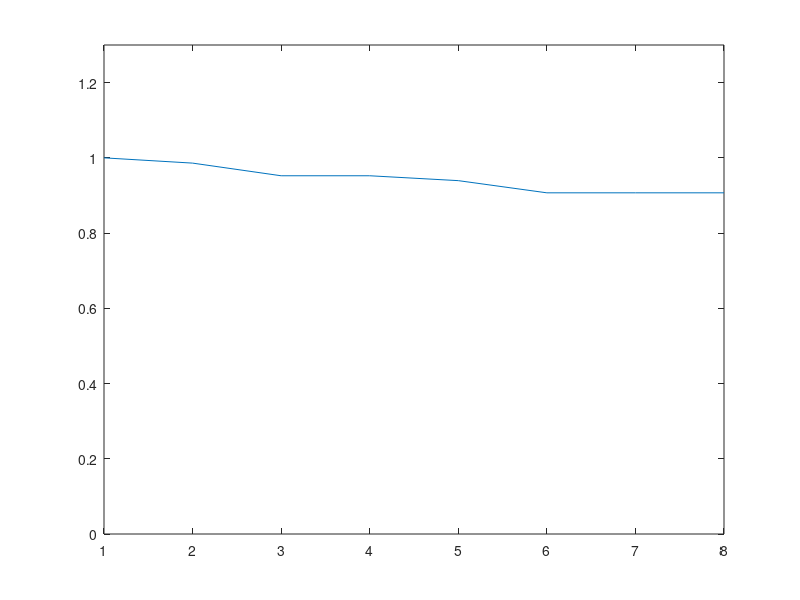
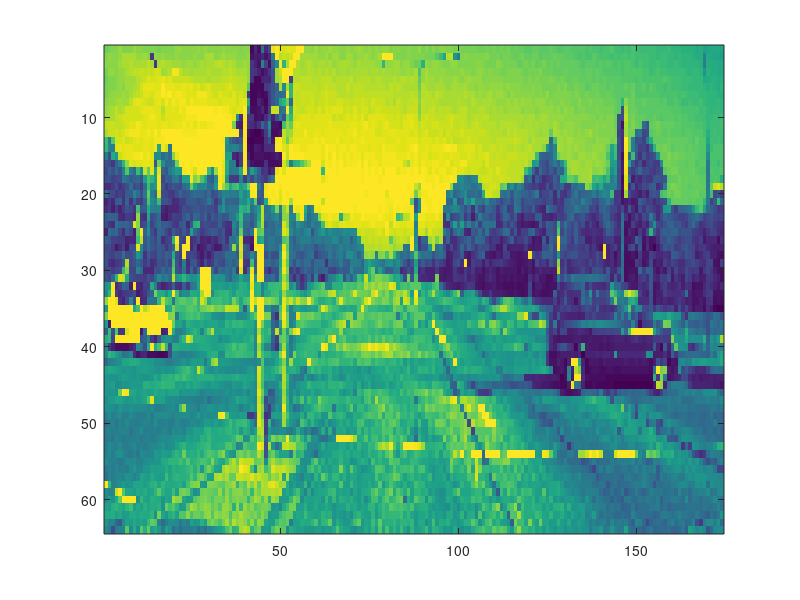

These figures' MATLAB source, in order: (Note: this script raises an error after producing the figures.)
load('data_TEsteDarpa2.dat')


graph = plot(vc,vd);
ylim([0 1.3]);
saveas (gcf ,'graph.eps');

figure;
imagesc(img2)
hold on
plot_vector(P);%roi2_params.point_col-roi_params.col0);     % vetor coluna
hold off
saveas (gcf ,'graph2.eps');
